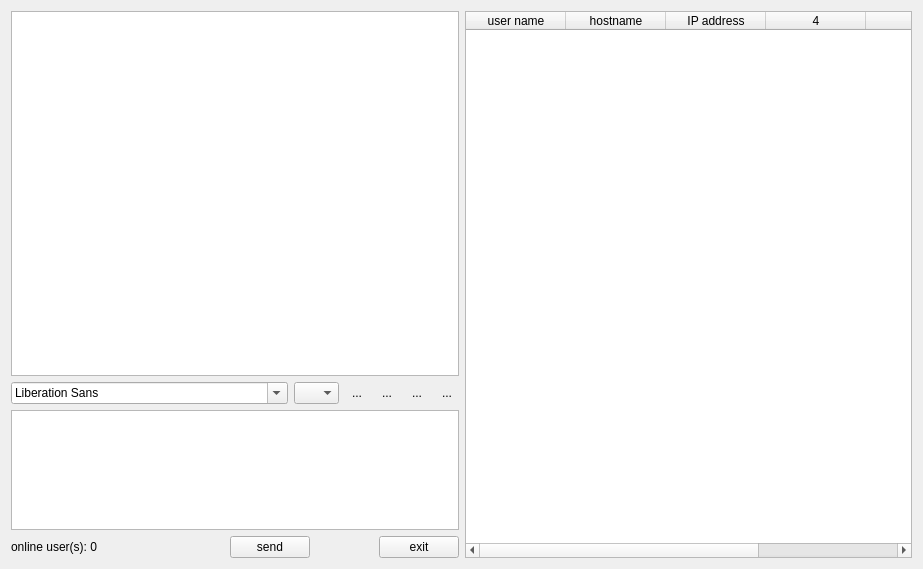
<?xml version="1.0" encoding="UTF-8"?>
<ui version="4.0">
 <class>room_window</class>
 <widget class="QWidget" name="room_window">
  <property name="geometry">
   <rect>
    <x>0</x>
    <y>0</y>
    <width>923</width>
    <height>569</height>
   </rect>
  </property>
  <property name="windowTitle">
   <string>room_window</string>
  </property>
  <layout class="QHBoxLayout" name="horizontalLayout_3">
   <item>
    <layout class="QVBoxLayout" name="verticalLayout">
     <item>
      <widget class="QTextBrowser" name="message_browser">
       <property name="minimumSize">
        <size>
         <width>0</width>
         <height>280</height>
        </size>
       </property>
      </widget>
     </item>
     <item>
      <layout class="QHBoxLayout" name="horizontalLayout">
       <item>
        <widget class="QFontComboBox" name="font_box"/>
       </item>
       <item>
        <widget class="QComboBox" name="font_size">
         <property name="maximumSize">
          <size>
           <width>45</width>
           <height>16777215</height>
          </size>
         </property>
        </widget>
       </item>
       <item>
        <widget class="QToolButton" name="change_color">
         <property name="toolTip">
          <string>change font color</string>
         </property>
         <property name="text">
          <string>...</string>
         </property>
         <property name="icon">
          <iconset resource="images.qrc">
           <normaloff>:/images/change-color.svg</normaloff>:/images/change-color.svg</iconset>
         </property>
         <property name="iconSize">
          <size>
           <width>25</width>
           <height>25</height>
          </size>
         </property>
         <property name="autoRaise">
          <bool>true</bool>
         </property>
        </widget>
       </item>
       <item>
        <widget class="QToolButton" name="send_file">
         <property name="toolTip">
          <string>send file</string>
         </property>
         <property name="autoFillBackground">
          <bool>false</bool>
         </property>
         <property name="styleSheet">
          <string notr="true"/>
         </property>
         <property name="text">
          <string>...</string>
         </property>
         <property name="icon">
          <iconset resource="images.qrc">
           <normaloff>:/images/send-file1.svg</normaloff>:/images/send-file1.svg</iconset>
         </property>
         <property name="iconSize">
          <size>
           <width>25</width>
           <height>25</height>
          </size>
         </property>
         <property name="autoRaise">
          <bool>true</bool>
         </property>
        </widget>
       </item>
       <item>
        <widget class="QToolButton" name="save_text">
         <property name="toolTip">
          <string>save message</string>
         </property>
         <property name="text">
          <string>...</string>
         </property>
         <property name="icon">
          <iconset resource="images.qrc">
           <normaloff>:/images/save-content1.svg</normaloff>:/images/save-content1.svg</iconset>
         </property>
         <property name="iconSize">
          <size>
           <width>25</width>
           <height>25</height>
          </size>
         </property>
         <property name="autoRaise">
          <bool>true</bool>
         </property>
        </widget>
       </item>
       <item>
        <widget class="QToolButton" name="clear_browser">
         <property name="toolTip">
          <string>clear browser</string>
         </property>
         <property name="text">
          <string>...</string>
         </property>
         <property name="icon">
          <iconset resource="images.qrc">
           <normaloff>:/images/clear-content1.svg</normaloff>:/images/clear-content1.svg</iconset>
         </property>
         <property name="iconSize">
          <size>
           <width>25</width>
           <height>25</height>
          </size>
         </property>
         <property name="autoRaise">
          <bool>true</bool>
         </property>
        </widget>
       </item>
      </layout>
     </item>
     <item>
      <widget class="my_edit" name="message_editor">
       <property name="maximumSize">
        <size>
         <width>16777215</width>
         <height>120</height>
        </size>
       </property>
      </widget>
     </item>
     <item>
      <layout class="QHBoxLayout" name="horizontalLayout_2">
       <item>
        <widget class="QLabel" name="online_number">
         <property name="minimumSize">
          <size>
           <width>150</width>
           <height>0</height>
          </size>
         </property>
         <property name="text">
          <string>online user(s): 0</string>
         </property>
        </widget>
       </item>
       <item>
        <spacer name="horizontalSpacer">
         <property name="orientation">
          <enum>Qt::Horizontal</enum>
         </property>
         <property name="sizeHint" stdset="0">
          <size>
           <width>40</width>
           <height>20</height>
          </size>
         </property>
        </spacer>
       </item>
       <item>
        <widget class="QPushButton" name="send_message">
         <property name="text">
          <string>send</string>
         </property>
        </widget>
       </item>
       <item>
        <spacer name="horizontalSpacer_2">
         <property name="orientation">
          <enum>Qt::Horizontal</enum>
         </property>
         <property name="sizeHint" stdset="0">
          <size>
           <width>40</width>
           <height>20</height>
          </size>
         </property>
        </spacer>
       </item>
       <item>
        <widget class="QPushButton" name="exit_room">
         <property name="text">
          <string>exit</string>
         </property>
        </widget>
       </item>
      </layout>
     </item>
    </layout>
   </item>
   <item>
    <widget class="QTableWidget" name="user_list">
     <property name="minimumSize">
      <size>
       <width>270</width>
       <height>0</height>
      </size>
     </property>
     <property name="columnCount">
      <number>6</number>
     </property>
     <attribute name="horizontalHeaderDefaultSectionSize">
      <number>100</number>
     </attribute>
     <column>
      <property name="text">
       <string>user name</string>
      </property>
     </column>
     <column>
      <property name="text">
       <string>hostname</string>
      </property>
     </column>
     <column>
      <property name="text">
       <string>IP address</string>
      </property>
     </column>
     <column/>
     <column/>
     <column/>
    </widget>
   </item>
  </layout>
 </widget>
 <layoutdefault spacing="6" margin="11"/>
 <customwidgets>
  <customwidget>
   <class>my_edit</class>
   <extends>QTextEdit</extends>
   <header location="global">my_edit.h</header>
  </customwidget>
 </customwidgets>
 <resources>
  <include location="images.qrc"/>
 </resources>
 <connections/>
</ui>
